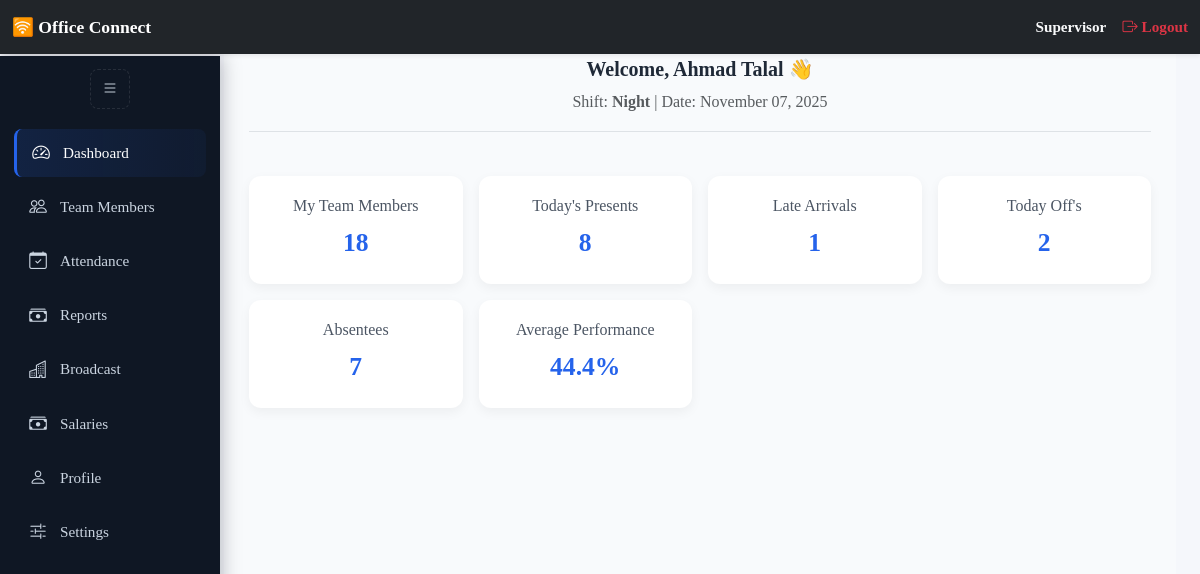
/supervisor/dashboard (signed in), run on the app's committed database.
### app/models.py (models this page shows, shortened)
class User(db.Model, UserMixin):
    __tablename__ = 'users'
    id = db.Column(db.Integer, primary_key=True)
    first_name = db.Column(db.String(50), nullable=True)
    last_name = db.Column(db.String(50), nullable=True)
    username = db.Column(db.String(64), unique=True, nullable=False)
    email = db.Column(db.String(120), unique=True)
    password_hash = db.Column(db.String(128), nullable=False)
    shift = db.Column(db.String(20), nullable=True)
    role = db.Column(db.String(20), nullable=False, default='agent')
    cnic = db.Column(db.String(20), nullable=True)
    company_id = db.Column(db.Integer, db.ForeignKey('companies.id'))
    company = db.relationship('Company', back_populates='users')
    salary = db.Column(db.Float, nullable=True, default=0.0)
    is_active_db = db.Column(db.Boolean, default=True)
    created_at = db.Column(db.DateTime, default=datetime.utcnow)
    travel_allowance_eligible = db.Column(db.Boolean, default=False)
    travel_allowance_amount = db.Column(db.Integer, nullable=True)
    father_name = db.Column(db.String(100), nullable=True)
    current_address = db.Column(db.String(255), nullable=True)
    permanent_address = db.Column(db.String(255), nullable=True)
    contact_number = db.Column(db.String(20), nullable=True)
    emergency_contact = db.Column(db.String(20), nullable=True)
    whatsapp_number = db.Column(db.String(20), nullable=True)
    blood_group = db.Column(db.String(10), nullable=True)
    resume_path = db.Column(db.String(255), nullable=True)  # Path to uploaded CV
    profile_picture = db.Column(db.String(255), nullable=True)
    cnic_front = db.Column(db.String(255), nullable=True)
    cnic_back = db.Column(db.String(255), nullable=True)
    guardian_cnic_front = db.Column(db.String(255), nullable=True)
    guardian_cnic_back = db.Column(db.String(255), nullable=True)
    profile_locked = db.Column(db.Boolean, default=False)
    penalties = db.relationship('Penalty', backref='user', foreign_keys='Penalty.user_id', lazy=True)
    marked_penalties = db.relationship('Penalty', backref='marker', foreign_keys='Penalty.marked_by', lazy=True)
    clearances = db.relationship('Clearance', backref='user', foreign_keys='Clearance.user_id', lazy=True)
    marked_clearances = db.relationship('Clearance', backref='marker', foreign_keys='Clearance.marked_by', lazy=True)
    @property
    def is_active(self):
        if self.username.lower() == "admin":
            return True
        return self.is_active_db
    def user_full_name(self):
        return f"{self.first_name or ''} {self.last_name or ''}".strip()

### app/routes/supervisor_routes.py (the view)
@supervisor_bp.route('/dashboard')
@login_required
def dashboard():
    today = date.today()
    shift = current_user.shift
    team_members = User.query.filter_by(company_id=current_user.company_id, shift=shift).all()
    today_records = Attendance.query.filter(
        Attendance.date == today,
        Attendance.user_id.in_([u.id for u in team_members])
    ).all()
    presents = sum(1 for a in today_records if a.status == 'Present')
    lates = sum(1 for a in today_records if a.is_late)
    absents = sum(1 for a in today_records if a.status == 'Absent')
    offs = sum(1 for a in today_records if a.status == 'Off')
    performance = round((presents / len(team_members) * 100), 1) if team_members else 0
    stats = {
        "team_members": len(team_members),
        "presents": presents,
        "lates": lates,
        "absents": absents,
        "offs":offs,
        "performance": performance
    }
    return render_template(
        'supervisor/dashboard.html',
        stats=stats,
        current_date=today
    )

### app/routes/auth_routes.py (called while the page is built)
@login_manager.user_loader
def load_user(user_id):
    return User.query.get(int(user_id))

### app/templates/supervisor/dashboard.html (shortened to what this page needs)
{% extends "dashboard_base.html" %}
{% block dashboard_content %}
<div class="supervisor-dashboard-wrapper">
    <main class="supervisor-main">
        <div class="mb-4 text-center border-bottom pb-3">
            <h5 class="fw-bold mb-2">Welcome, {{ current_user.user_full_name() }} 👋</h5>
            <p class="text-muted mb-0">Shift: <strong>{{ current_user.shift|capitalize }}</strong> | Date: {{ current_date.strftime('%B %d, %Y') }}</p>
        </div>
        <div class="summary-cards">
            <a href="{{ url_for('supervisor.team_members') }}" class="summary-card">
                <h6>My Team Members</h6>
                <div class="value">{{ stats.team_members }}</div>
            </a>
            <a href="{{ url_for('supervisor.attendance_dashboard') }}" class="summary-card">
                <h6>Today's Presents</h6>
                <div class="value">{{ stats.presents }}</div>
            </a>
            <a href="{{ url_for('supervisor.attendance_dashboard') }}" class="summary-card">
                <h6>Late Arrivals</h6>
                <div class="value">{{ stats.lates }}</div>
            </a>
            <a href="{{ url_for('supervisor.attendance_dashboard') }}" class="summary-card">
                <h6>Today Off's</h6>
                <div class="value">{{ stats.offs }}</div>
            </a>
            <a href="{{ url_for('supervisor.attendance_dashboard') }}" class="summary-card">
                <h6>Absentees</h6>
                <div class="value">{{ stats.absents }}</div>
            </a>
            <div class="summary-card">
                <h6>Average Performance</h6>
                    <div class="value">{{ stats.performance }}%</div>
            </div>
        </div>
    </main>
</div>
{% endblock %}

### app/templates/partials/navbar.html (shortened to what this page needs)
<nav class="navbar navbar-dark bg-dark fixed-top shadow-sm py-2">
  <div class="container-fluid d-flex justify-content-between align-items-center">
    <div class="d-flex align-items-center">
      <a class="navbar-brand fw-semibold" href="/">🛜 Office Connect</a>
    </div>
    <div class="d-flex align-items-center flex-wrap text-end">
      <span class="text-light me-3 fw-semibold">{{ current_user.role|capitalize }}</span>
      <a class="nav-link text-danger fw-semibold d-flex align-items-center" href="{{ url_for('auth.logout') }}">
        <i class="bi bi-box-arrow-right"></i> Logout
      </a>
    </div>
  </div>
</nav>

### app/templates/base.html (style rules this page uses)
html, body { width: 100%; height: 100%; margin: 0; padding: 0; overflow-x: hidden; background-color: #f5f7fb; font-family: 'Times New Roman', Times, serif !important; color: #1f2937; line-height: 1.6; scroll-behavior: smooth; }
:root { --primary: #2563eb; --primary-dark: #1e3a8a; --accent: #16a34a; --card-bg: #ffffff; --muted: #64748b; --shadow-sm: 0 4px 10px rgba(0, 0, 0, 0.05); --shadow-md: 0 8px 20px rgba(0, 0, 0, 0.1); --bubble-hover: 0 8px 20px rgba(37, 99, 235, 0.12); }
body { padding-top: 56px; }

### app/templates/partials/navbar.html (style rules this page uses)
.navbar { font-family: 'Times New Roman', Times, serif; transition: all 0.3s ease; z-index: 1050; }
.navbar .navbar-brand { font-size: 1.1rem; white-space: nowrap; }
.navbar .text-light, .navbar .nav-link { font-size: 0.95rem; white-space: nowrap; }
.navbar .nav-link i { margin-right: 4px; }
body { padding-top: 8px; }
.navbar { z-index: 3000 !important; }

### app/templates/dashboard_base.html (style rules this page uses)
:root { --sidebar-bg: #0f1724; --sidebar-hover: #14243a; --accent: #2563eb; --muted: #cbd5e1; --header-h: 56px; --content-bg: #f8fafc; }
body { font-family: 'Times New Roman', Times, serif !important; margin: 0; overflow-x: hidden; }

### app/templates/supervisor/dashboard.html (style rules this page uses)
body { font-family: 'Times New Roman', serif !important; }
.supervisor-main { flex: 1; display: flex; flex-direction: column; gap: 20px; }
.summary-cards { display: grid; grid-template-columns: repeat(auto-fit, minmax(180px, 1fr)); gap: 16px; }
.summary-card { background: #fff; padding: 20px; border-radius: 12px; box-shadow: 0 4px 12px rgba(0,0,0,0.05); text-align: center; transition: transform 0.2s, box-shadow 0.2s; cursor: pointer; text-decoration: none; }
.summary-card h6 { color: #4b5563; margin-bottom: 8px; font-family: 'Times New Roman', serif !important; }
.summary-card .value { font-size: 1.6rem; font-weight: 700; color: #2563eb; }

### data on the page
User: role "Supervisor", user_full_name "Ahmad Talal", shift "Night"

### other printed values
{{ stats.team_members }} "18"
{{ stats.presents }} "8"
{{ stats.lates }} "1"
{{ stats.offs }} "2"
{{ stats.absents }} "7"
{{ stats.performance }} "44.4"
